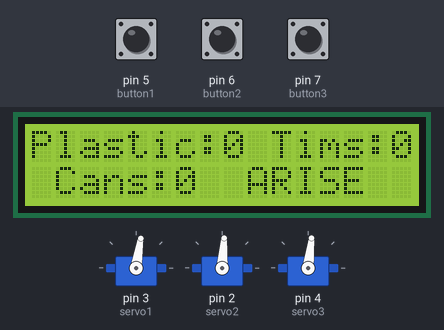
This sketch was run on a simulated Arduino Uno, built with avr-gcc and run on an emulated ATmega328P. Parts: 16×2 character LCD, 3 × servo. The inputs (shaded band) are chosen by the test bench; at power-on: pin 5 (button1) LOW, pin 6 (button2) LOW, pin 7 (button3) LOW. What the sketch prints to the serial monitor is not drawn.

Above: at 1.2 s.
1.3 s: pin 5 (button1) pulled HIGH for 0.6 s
At 2.7 s:
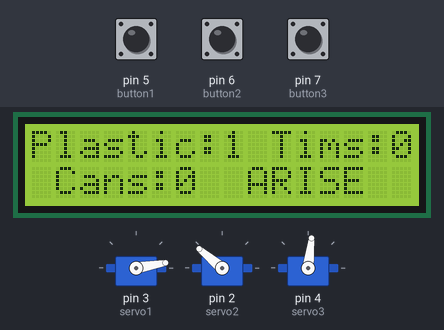
4.9 s: pin 6 (button2) pulled HIGH for 3.2 s
At 5.8 s:
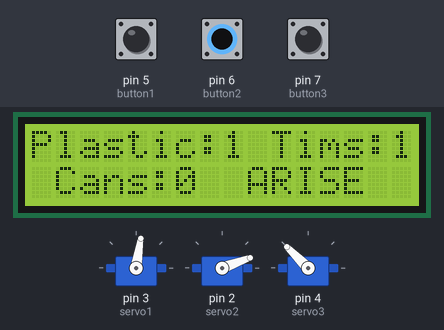
9.6 s: pin 7 (button3) pulled HIGH for 3.2 s
At 11.7 s:
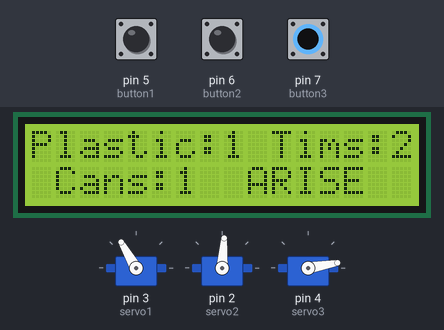
14.3 s: pin 5 (button1) pulled HIGH for 1 s
At 15.9 s:
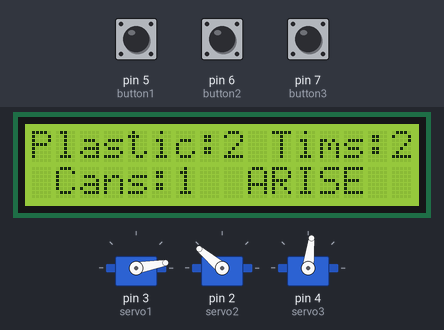
18.0 s: pin 6 (button2) pulled HIGH for 0.6 s
At 19.0 s:
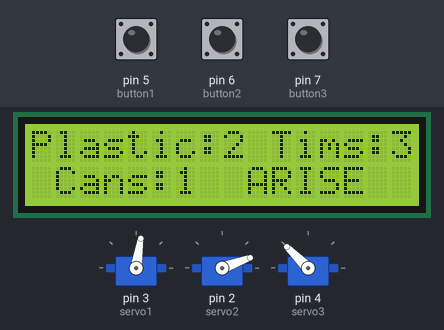
21.6 s: pin 7 (button3) pulled HIGH for 0.6 s
At 23.3 s:
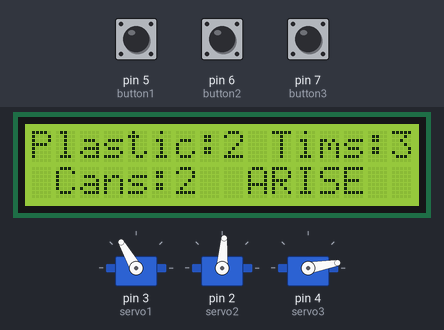
Timing chart, 0 to 25.5 s (numbered marks = the images above; inputs shaded):
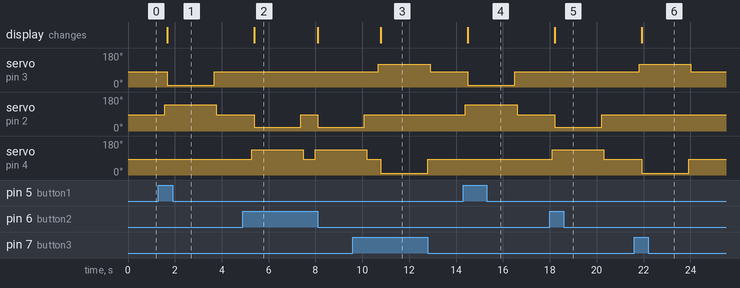

Measured:
- after the input at 1.3 s, servo on pin 3 (servo1): 81° → 10° after 0.37 s, → 81° 2.0 s later; servo on pin 2 (servo2): 86° → 140° after 0.27 s, → 86° 2.2 s later; the display: changes after 0.37 s (image 1)
- after the input at 4.9 s, servo on pin 2 (servo2): 86° → 20° after 0.48 s, → 86° 2.0 s later, → 20° 0.71 s later; servo on pin 4 (servo3): 83° → 135° after 0.38 s, → 83° 2.2 s later, → 135° 0.50 s later; the display: changes after 0.48 s (image 2)
- after the input at 9.6 s, servo on pin 3 (servo1): 81° → 120° after 1.1 s, → 81° 2.2 s later; the display: changes after 1.2 s (image 3)
- after the input at 14.3 s, servo on pin 3 (servo1): 81° → 10° after 0.20 s, → 81° 2.0 s later; servo on pin 2 (servo2): 86° → 140° after 0.10 s, → 86° 2.2 s later; the display: changes after 0.20 s (image 4)
- after the input at 18.0 s, servo on pin 2 (servo2): 86° → 20° after 0.21 s, → 86° 2.0 s later; servo on pin 4 (servo3): 83° → 135° after 0.10 s, → 83° 2.2 s later; the display: changes after 0.21 s (image 5)
- after the input at 21.6 s, servo on pin 3 (servo1): 81° → 120° after 0.21 s, → 81° 2.2 s later; servo on pin 4 (servo3): 83° → 10° after 0.32 s, → 83° 2.0 s later; the display: changes after 0.32 s (image 6)
- what the display in image 2 shows lasts 2.7 s, from 5.4 s to 8.1 s

The sketch:

Merger.ino
```cpp
#include <Servo.h>
#include <LiquidCrystal.h>

Servo servo1, servo2, servo3; // Define servos
LiquidCrystal lcd(8, 9, 10, 11, 12, 13);

String items[3] = {"Plastic:"," Tims:", " Cans:"};
int counter[3] = {0,0,0};


int cat = 90; //default angle when turned on
int move_pull = 0;
int move_fwd = 0;
int move_push = 190;
int move_bwd = 190;

const int button1=5;
const int button2=6;
const int button3=7;

void setup()
{
  lcd.begin(16,2);

  servo1.attach(3);
  servo2.attach(2);
  servo3.attach(4);
  servo1.write(cat - 9); // C
  servo2.write(cat - 4); // B
  servo3.write(cat - 7); //A
  Serial.begin(9600);
  displayer();
  pinMode(button1,INPUT);
  pinMode(button2,INPUT);
  pinMode(button3,INPUT);
}
void loop() {

  if (digitalRead(button1)==HIGH){//plastic - B
   servo2.write(move_push - 50);  //pushed
   delay(100);
   servo1.write(move_pull + 10);  //pulled back
   increment(0);/*
   Serial.print(counter[0]);
   Serial.print(",");
   Serial.print(counter[1]);
   Serial.print(",");
   Serial.println(counter[2]);*/
   lcd.clear();
   displayer();
   delay(2000);

   servo1.write(cat - 9);
   delay(100);
  servo2.write(cat - 4);
  }


  else if (digitalRead(button2)==HIGH){//aluminium - A
   servo3.write(move_push - 55);  //pull in this case is this variable
   delay(100);
   servo2.write(move_pull + 20);  //push in this case is this variable
   increment(1);/*
   Serial.print(counter[0]);
   Serial.print(",");
   Serial.print(counter[1]);
   Serial.print(",");
   Serial.println(counter[2]);*/
   lcd.clear();
   displayer();
   delay(2000);
   servo2.write(cat - 4);
   delay(100);
   servo3.write(cat - 7);

  }
  else if (digitalRead(button3)==HIGH){//paper - C
   servo1.write(move_push - 70);
   delay(100);
   servo3.write(move_pull + 10);
   increment(2);/*
   Serial.print(counter[0]);
   Serial.print(",");
   Serial.print(counter[1]);
   Serial.print(",");
    Serial.println(counter[2]);*/

   lcd.clear();
   displayer();
   delay(2000);
   servo3.write(cat - 7);
   delay(100);
   servo1.write(cat - 9);

  }
  Serial.print(counter[0]);
   Serial.print(",");
   Serial.print(counter[1]);
   Serial.print(",");
    Serial.println(counter[2]);
    delay(500);


}
void increment(int item){
    counter[item]++;
  }

void displayer(){
  lcd.print(items[0] + String(counter[0]));
  lcd.print(items[1] + String(counter[1]));
  lcd.setCursor(0,2);
  lcd.print(items[2] + String(counter[2]));
  lcd.setCursor(9,2);
  lcd.print("ARISE");
}


void sweep(){
  for (int positionCounter = 0; positionCounter < 25; positionCounter++) {
    // scroll one position left:
    lcd.scrollDisplayLeft();
    // wait a bit:
  }

}
```
